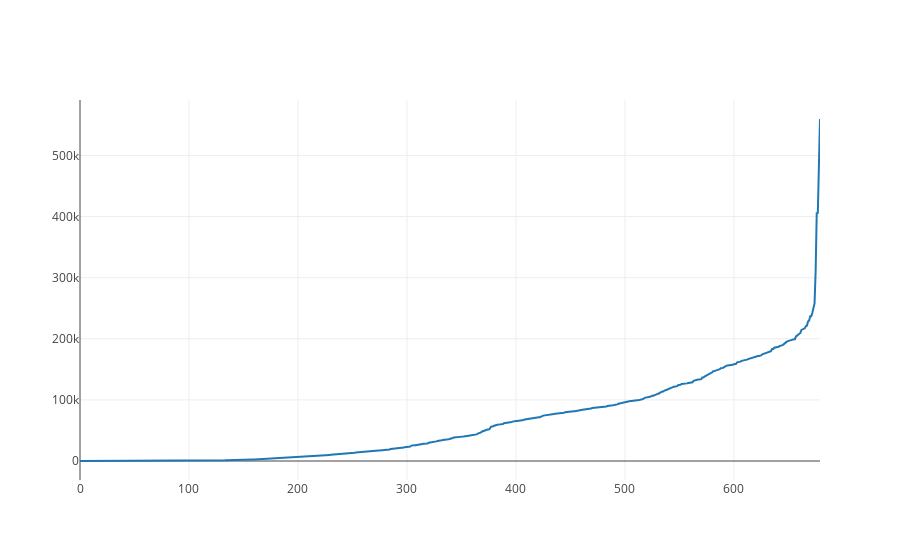
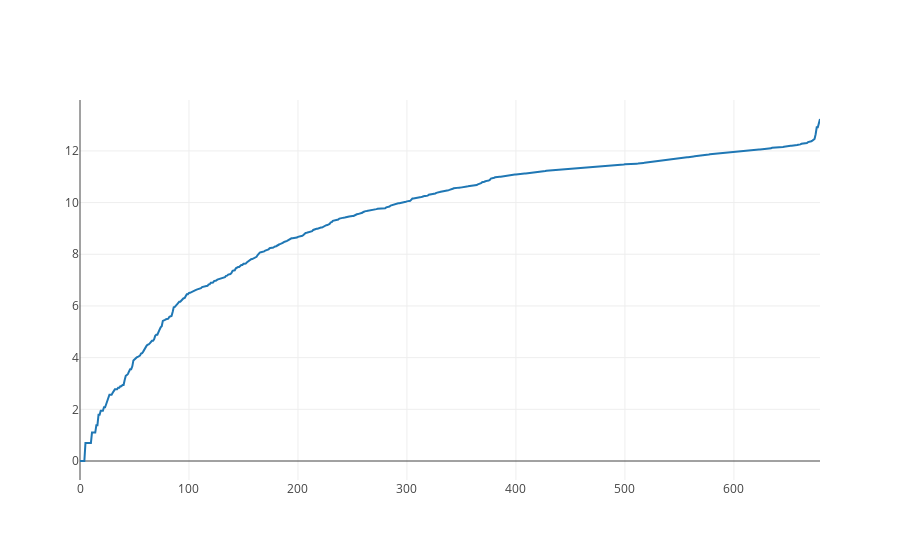

Source (notebook cell) for these figures, in order:
### Code cell
x_axis = np.linspace(0, res0.shape[0]-1, res0.shape[0])
trace0 = go.Scatter(
    x=x_axis,
    y=res0[:,-1]
)
trace1 = go.Scatter(
    x=x_axis,
    y=np.log(res2[:, -1])
)

iplot([trace0])
print(np.amax(res0, axis=0))
print(np.amin(res0, axis=0))
iplot([trace1])

### Figure 1 — Plotly figure (JSON) as saved in the notebook; plotly's stock layout.template omitted (floating-point values rounded to 4 significant figures; data arrays with more than 128 entries replaced by an {"elided": "..."} marker saying what was removed)
{"data": [{"type": "scatter", "uid": "d53bd1b1-9334-40db-a0cf-ef4d1403ae9d", "x": {"elided": "680 int values"}, "y": {"elided": "680 int values"}}], "layout": {}}

### Figure 2 — Plotly figure (JSON) as saved in the notebook; plotly's stock layout.template omitted (floating-point values rounded to 4 significant figures; data arrays with more than 128 entries replaced by an {"elided": "..."} marker saying what was removed)
{"data": [{"type": "scatter", "uid": "0b157465-7780-4ac8-8135-3e35f4adc25c", "x": {"elided": "680 int values"}, "y": {"elided": "680 float values"}}], "layout": {}}
